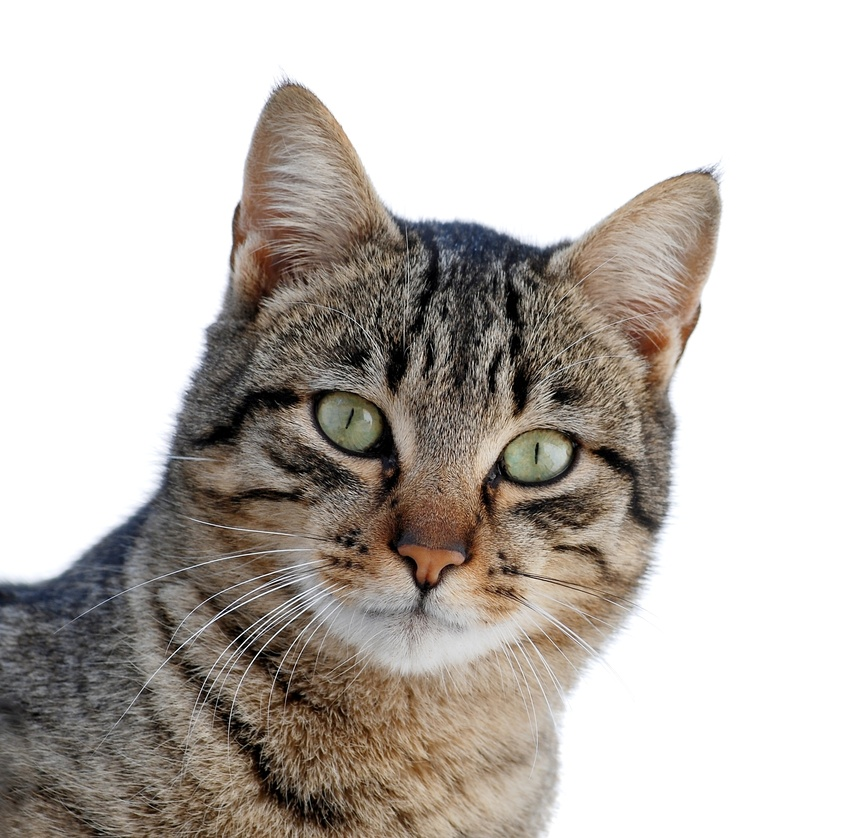
#> input picture Fathima Shereen/co1/program1/cat.jpg, 842 x 838 px, shrunk from 2225 x 2212 before the run
$ jupyter execute --allow-errors image.ipynb
#> lines starting #> are read from the running program, lines starting #| are printed output that depends on the picture
[cell 1]
import numpy as np
from scipy import ndimage
from PIL import Image
from matplotlib import pyplot as plt
a=Image.open('cat.jpg')
#> a is the input picture: PIL image 842x838 RGB; mean R, G, B 190, 183.9, 178.2
b=np.array(a)
plt.imshow(a)

[cell 2]
#rotate
x=ndimage.rotate(b,90)
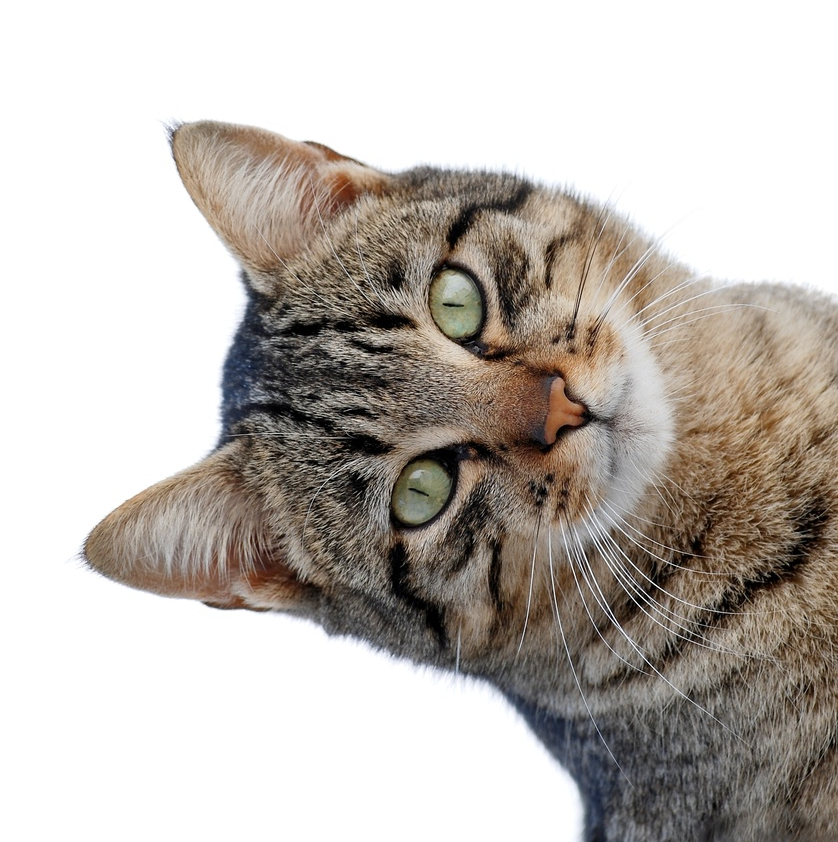
#> x: shape (842, 838, 3); mean R, G, B 190, 183.9, 178.2
m=Image.fromarray(x)
plt.imshow(m)

[cell 3]
#zoom
y=ndimage.zoom(b,(0.4,0.4,1))
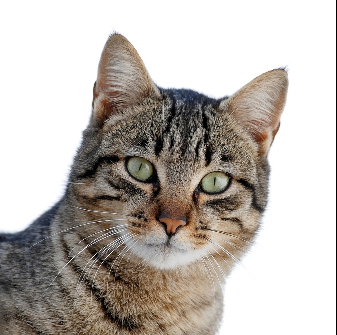
#> y: shape (335, 337, 3); mean R, G, B 189.4, 183.2, 177.6
n=Image.fromarray(y)
plt.imshow(n)
